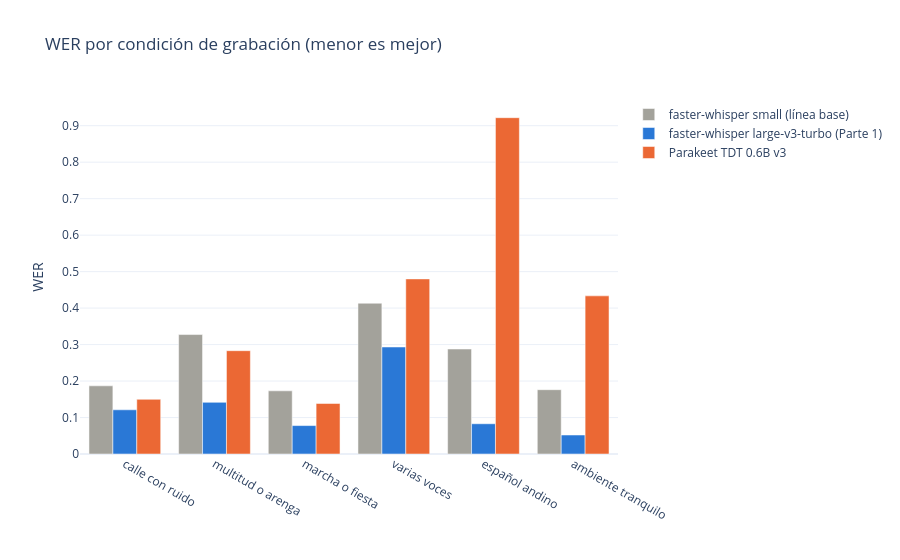

Notebook code for this chart:
### Code cell
# Para qué: caso difícil de audio; WER por condición de grabación (ruido, multitud, música...) con cada modelo
CONDICION = {"clip_002": "calle con ruido", "clip_006": "calle con ruido",
             "clip_004": "multitud o arenga", "clip_009": "multitud o arenga",
             "clip_010": "marcha o fiesta", "clip_015": "marcha o fiesta",
             "clip_003": "varias voces", "clip_013": "español andino",
             "clip_016": "ambiente tranquilo", "clip_018": "ambiente tranquilo"}
ORDEN_CONDICION = ["calle con ruido", "multitud o arenga", "marcha o fiesta", "varias voces", "español andino", "ambiente tranquilo"]

wer_cond = pd.DataFrame([{"modelo": nombre, "condicion": c,
                          "WER": jiwer.wer([normalizar(ref_clips[i]) for i in ids],
                                           [normalizar(textos(tabla).get(i, "")) or " " for i in ids])}
                         for nombre, (tabla, _) in modelos_asr.items()
                         for c, ids in pd.Series(list(CONDICION)).groupby(list(CONDICION.values()))])
display(wer_cond.pivot(index="condicion", columns="modelo", values="WER").loc[ORDEN_CONDICION, list(modelos_asr)].round(3))

fig = px.bar(wer_cond, x="condicion", y="WER", color="modelo", barmode="group", color_discrete_map=COLORES_MODELO,
             category_orders={"condicion": ORDEN_CONDICION, "modelo": list(modelos_asr)},
             title="WER por condición de grabación (menor es mejor)")
fig.update_layout(template="plotly_white", legend_title_text="", yaxis_title="WER", xaxis_title="")
fig.show()

### Figure 1 — Plotly figure (JSON) as saved in the notebook; plotly's stock layout.template omitted (floating-point values rounded to 4 significant figures)
{"data": [{"alignmentgroup": "True", "hovertemplate": "modelo=faster-whisper small (línea base)<br>condicion=%{x}<br>WER=%{y}<extra></extra>", "legendgroup": "faster-whisper small (línea base)", "marker": {"color": "#a3a29b", "pattern": {"shape": ""}}, "name": "faster-whisper small (línea base)", "offsetgroup": "faster-whisper small (línea base)", "orientation": "v", "showlegend": true, "textposition": "auto", "type": "bar", "x": ["ambiente tranquilo", "calle con ruido", "español andino", "marcha o fiesta", "multitud o arenga", "varias voces"], "xaxis": "x", "y": [0.1763, 0.1869, 0.2878, 0.1732, 0.3274, 0.4133], "yaxis": "y"}, {"alignmentgroup": "True", "hovertemplate": "modelo=faster-whisper large-v3-turbo (Parte 1)<br>condicion=%{x}<br>WER=%{y}<extra></extra>", "legendgroup": "faster-whisper large-v3-turbo (Parte 1)", "marker": {"color": "#2a78d6", "pattern": {"shape": ""}}, "name": "faster-whisper large-v3-turbo (Parte 1)", "offsetgroup": "faster-whisper large-v3-turbo (Parte 1)", "orientation": "v", "showlegend": true, "textposition": "auto", "type": "bar", "x": ["ambiente tranquilo", "calle con ruido", "español andino", "marcha o fiesta", "multitud o arenga", "varias voces"], "xaxis": "x", "y": [0.05202, 0.1211, 0.08293, 0.07792, 0.1416, 0.2933], "yaxis": "y"}, {"alignmentgroup": "True", "hovertemplate": "modelo=Parakeet TDT 0.6B v3<br>condicion=%{x}<br>WER=%{y}<extra></extra>", "legendgroup": "Parakeet TDT 0.6B v3", "marker": {"color": "#eb6834", "pattern": {"shape": ""}}, "name": "Parakeet TDT 0.6B v3", "offsetgroup": "Parakeet TDT 0.6B v3", "orientation": "v", "showlegend": true, "textposition": "auto", "type": "bar", "x": ["ambiente tranquilo", "calle con ruido", "español andino", "marcha o fiesta", "multitud o arenga", "varias voces"], "xaxis": "x", "y": [0.4335, 0.1499, 0.922, 0.1385, 0.2832, 0.48], "yaxis": "y"}], "layout": {"barmode": "group", "legend": {"title": {"text": ""}, "tracegroupgap": 0}, "title": {"text": "WER por condición de grabación (menor es mejor)"}, "xaxis": {"anchor": "y", "categoryarray": ["calle con ruido", "multitud o arenga", "marcha o fiesta", "varias voces", "español andino", "ambiente tranquilo"], "categoryorder": "array", "domain": [0, 1], "title": {"text": ""}}, "yaxis": {"anchor": "x", "domain": [0, 1], "title": {"text": "WER"}}}}
